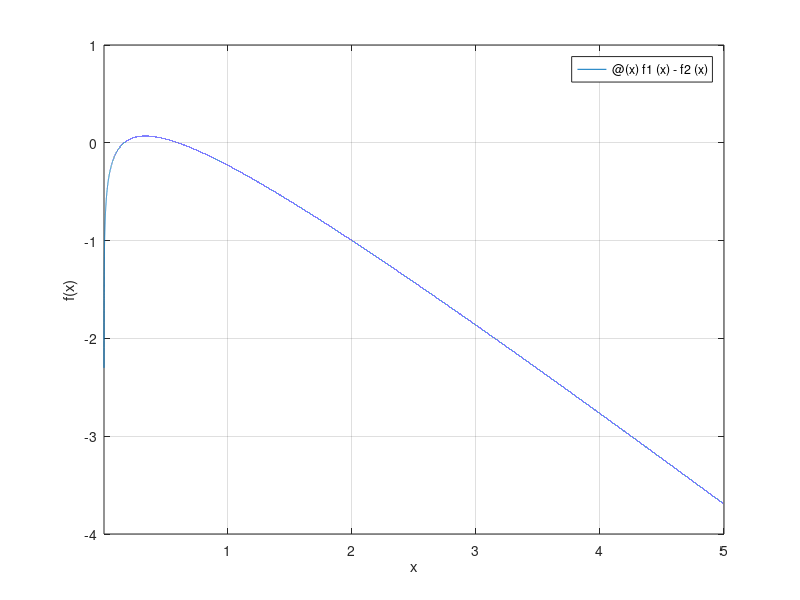

Here is the MATLAB script that generated this plot: (Note: this script raises an error after producing the figure.)
f1=@(x)(1/3)*log(x/2)+x.^2;
f2=@(x)x.^2+x-1;

% Per trovare le intersezioni considero f=f1-f2.
% Quando ho una intersezione tra f1 e f2 f vale 0.
f=@(x)f1(x)-f2(x);

figure(1);clf;
fplot(f,[0.0001,5]);
grid on
xlabel("x"); ylabel("f(x)");

% RISPOSTA LLA DOMANDA SU BISEZIONE
% kmin0=log((b-1)/eps)-1
kmin0=log(2/1e-8)-1

% kmin è il primo intero successivo a kmin0
% kmin=19

df=@(x)1./(3*x)-1;
tol=1e-8;
kmax=50;
x0=0.1;
[z,res,k,ERR]=newton(f,df,x0,tol,kmax)